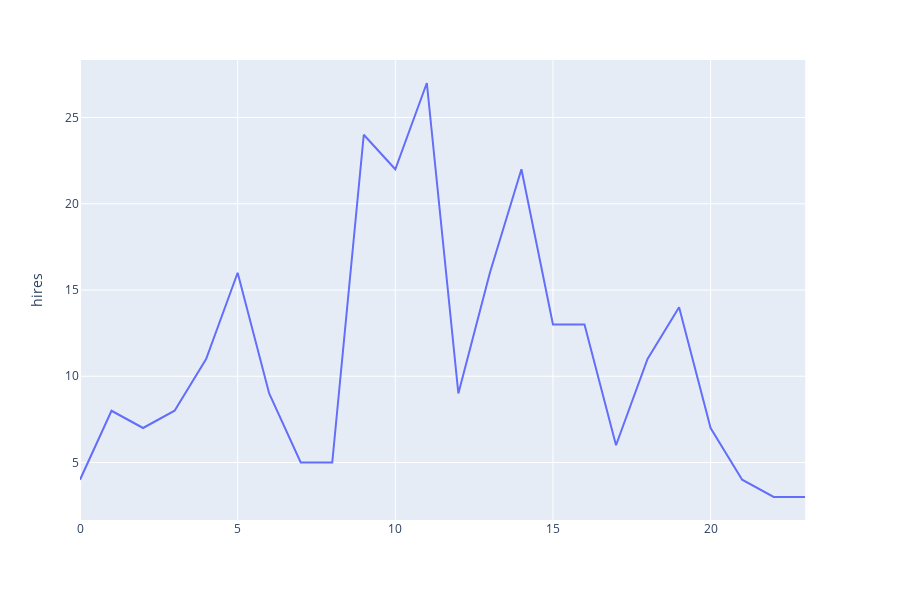

The notebook cell this image was saved under:
### Code cell
fig = px.line(full_time_series_df, y="hires")
fig.show()

### Figure 1 — Plotly figure (JSON) as saved in the notebook; plotly's stock layout.template omitted (floating-point values rounded to 4 significant figures)
{"data": [{"hoverlabel": {"namelength": 0}, "hovertemplate": "hires=%{y}", "legendgroup": "", "line": {"color": "#636efa", "dash": "solid"}, "mode": "lines", "name": "", "showlegend": false, "type": "scatter", "xaxis": "x", "y": [4, 8, 7, 8, 11, 16, 9, 5, 5, 24, 22, 27, 9, 16, 22, 13, 13, 6, 11, 14, 7, 4, 3, 3], "yaxis": "y"}], "layout": {"height": 600, "legend": {"tracegroupgap": 0}, "margin": {"t": 60}, "xaxis": {"anchor": "y", "domain": [0, 0.98]}, "yaxis": {"anchor": "x", "domain": [0, 1], "title": {"text": "hires"}}}}
